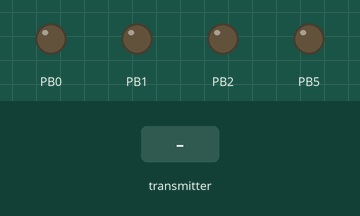
Bench run of a program on a simulated ATtiny85, built with avr-gcc and run on an emulated ATtiny85. Parts: output pins drawn as LEDs (lit = HIGH). The test bench sets the inputs (shaded band). No radio packets arrive unless stated.

Above: at 1.2 s.
1.3 s: the transmitter starts sending request = 255
At 2.0 s:
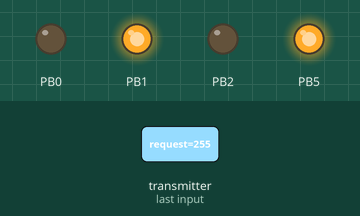
2.8 s: the transmitter starts sending request = 0
At 3.1 s:
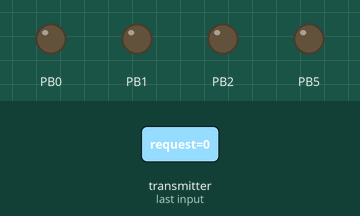
Timing chart, 0 to 5.8 s (numbered marks = the images above; inputs shaded):
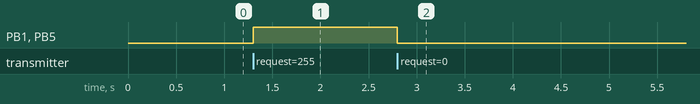

The program:

main.cpp
```cpp
#include "Arduino.h"
#include <SPI.h>
#include "RF24.h"
#include "TBMotor.h"

#define TIMEOUT 450
#define MASK_DIR 0xC0
#define MASK_ENG 0x30
#define DIR_FORWARD 0x00
#define DIR_RIGHT 0x40
#define DIR_LEFT 0x80
#define ENG_STOP 0x00
#define ENG_BACK 0x10
#define ENG_FORWARD 0x20
#define ENG_FAST 0x30

RF24 radio(9,12);
TBMotor engine(5, 1);
TBMotor wheel(2, 0);
const uint8_t addresses[][6] = {"1vrum","2vrum"};

void setup()
{
    radio.begin();
    radio.setPALevel(RF24_PA_LOW);
    radio.openWritingPipe(addresses[1]);
    radio.openReadingPipe(1,addresses[0]);
    radio.startListening();
}

void loop()
{
    uint8_t request;
    unsigned long time = millis();
    while (!radio.available() && millis() - time < TIMEOUT);
    if (TIMEOUT <= millis() - time) {
        engine.stop();
    } else {
        while (radio.available()) {
            // Skip untreated request,
            radio.read(&request, sizeof(uint8_t));
        }

        switch (request & MASK_DIR) {
        case DIR_FORWARD:
            break;
        case DIR_RIGHT:
            break;
        case DIR_LEFT:
            break;
        }

        switch (request & MASK_ENG) {
        case ENG_STOP:
            engine.run(BACKWARD);
            engine.setSpeed(0x00);
            break;
        case ENG_BACK:
            engine.run(BACKWARD);
            engine.setSpeed(0x80);
            break;
        case ENG_FORWARD:
            engine.run(FORWARD);
            engine.setSpeed(0x80);
            break;
        case ENG_FAST:
            engine.run(FORWARD);
            engine.setSpeed(0xff);
            break;
        }
    }
}
```

TBMotor.cpp
```cpp
#if (ARDUINO >= 100)
    #include "Arduino.h"
#else
    #if defined(__AVR__)
        #include <avr/io.h>
    #endif
    #include "WProgram.h"
#endif


#include "TBMotor.h"


TBMotor::TBMotor(uint8_t dir_pin, uint8_t speed_pin)
{
    this->dir_pin = dir_pin;
    this->pwm_pin = speed_pin;
    pinMode(dir_pin, OUTPUT);
    pinMode(speed_pin, OUTPUT);
    analogWrite(speed_pin, 0);
}

void TBMotor::run(uint8_t dir)
{
    switch (dir) {
    case RELEASE:
        this->setSpeed(0);
        break;
    case FORWARD:
        digitalWrite(this->dir_pin, HIGH);
        break;
    case BACKWARD:
        digitalWrite(this->dir_pin, LOW);
        break;
    }
}

void TBMotor::setSpeed(uint8_t speed)
{
    analogWrite(this->pwm_pin, speed);
}

void TBMotor::stop()
{
    this->setSpeed(0);
}
```

TBMotor.h
```cpp
#ifndef _TBMOTOR_
#define _TBMOTOR_

#include <inttypes.h>
#define FORWARD 1
#define BACKWARD 2
#define RELEASE 0

class TBMotor
{
public:
    TBMotor(uint8_t dir_pin, uint8_t speed_pin);
    void run(uint8_t dir);
    void setSpeed(uint8_t speed);
    void stop(void);

private:
    uint8_t dir_pin;
    uint8_t pwm_pin;
};

#endif
```

Measured:
- after the input at 1.3 s, PB1, PB5: LOW → HIGH at once
- after the input at 2.8 s, PB1, PB5: HIGH → LOW at once
